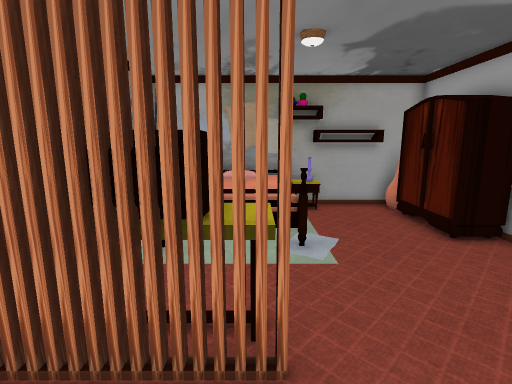
[1] (above)

16 first-person views from a walk through a scene from a Unity 3-D project. The camera is 1.5 m above the floor, tilts 10° down and sees 85° across. The floor is counted in squares, 0.5 m on a side. Each view is taken from the middle of a square. On the plan, view 1 faces up. The plan holds only what a view shows up to about 20 squares ahead; the rest is blank. The player character is not drawn. Some animated figures are not drawn. Some surface patterns are stand-ins.

[2]
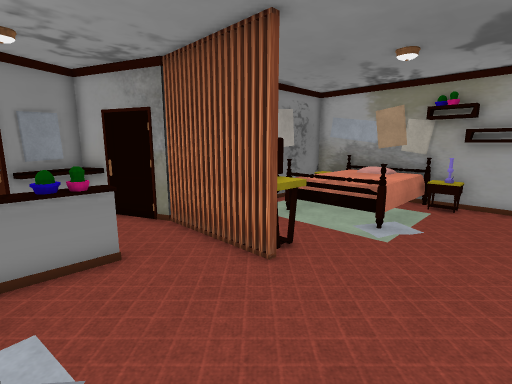

[3]
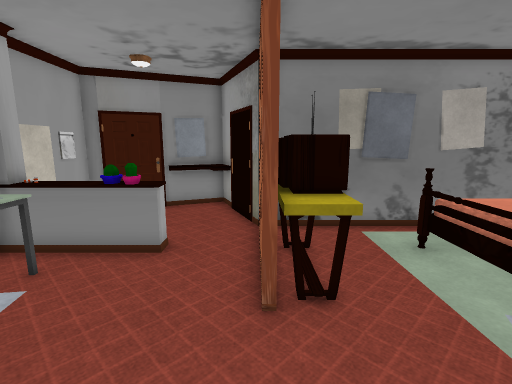

[4]
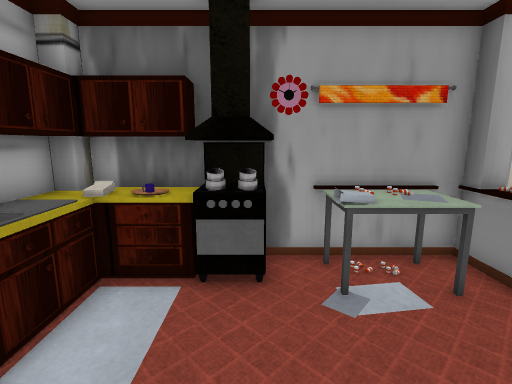

[5]
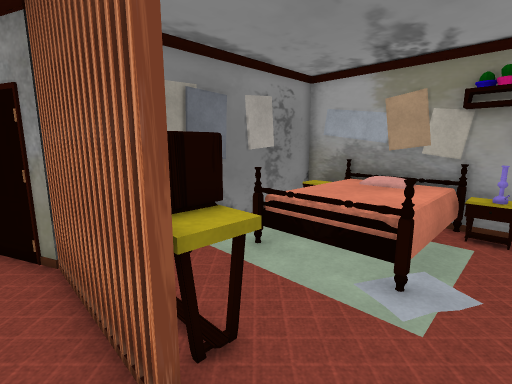

[6]
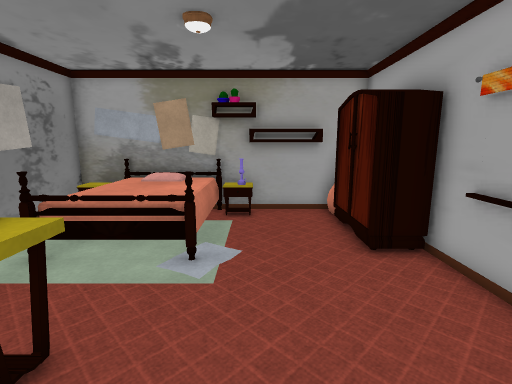

[7]
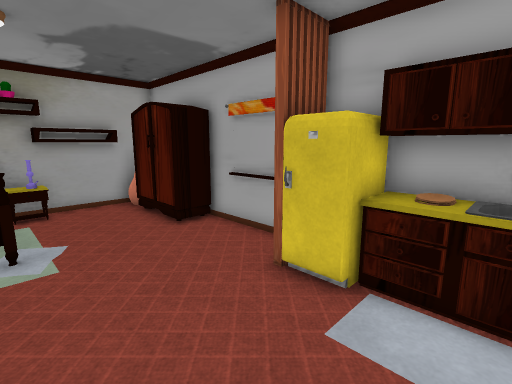

[8]
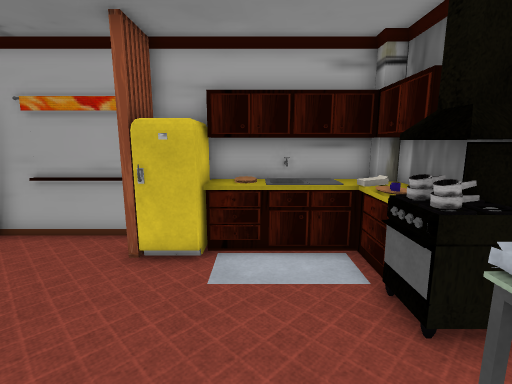

[9]
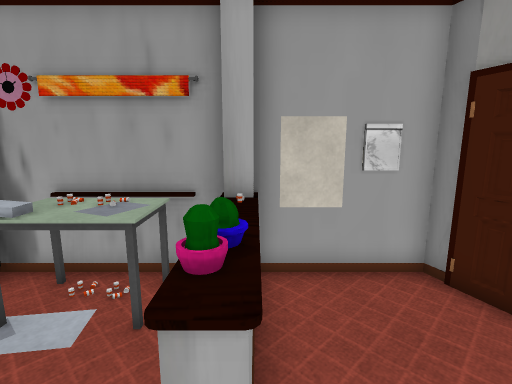

[10]
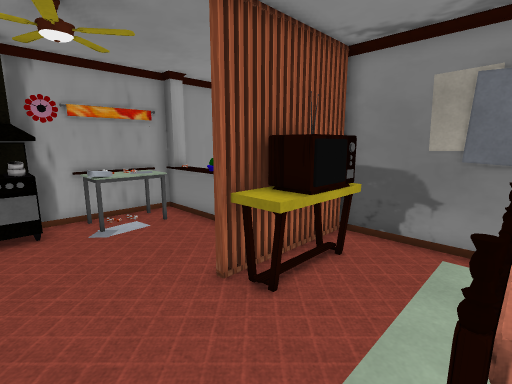

[11]
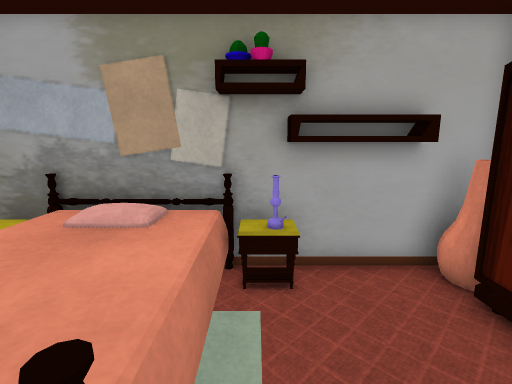

[12]
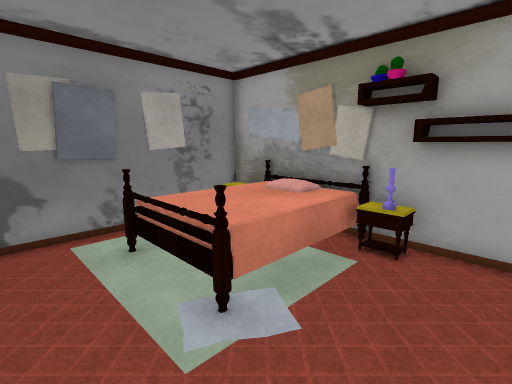

[13]
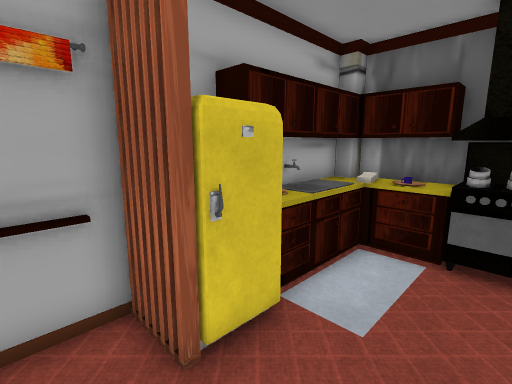

[14]
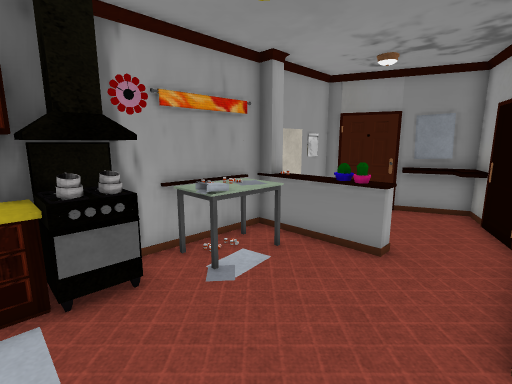

[15]
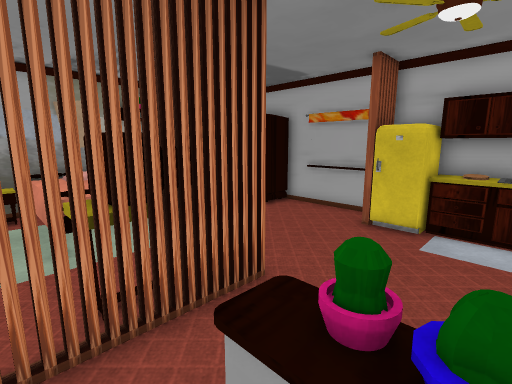

[16]
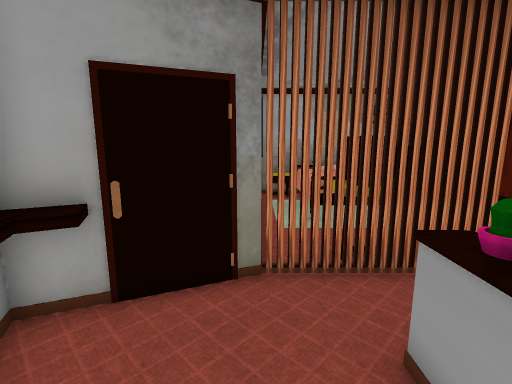

### Floor plan
Key: @ floor where view 1 was taken; # wall or solid block; . floor; ^ raised ledge; P pipe; C cactus; I pillar; O other object.
Columns run from 9 left of view 1 to 8 right of it. Each row starts with its distance up from view 1.
 14     ##############
 13     #OOOOOOPOOOOO
 12     #OOOOOOOO..OO
 11     # OOOOO....O
 10     # OOOOO....O
  9     # OOOOO....O #
  8     #.OOOOO....O #
  7     #........... #
  6     #............#
  5     #.OOOO.......#
  4     #.OOOO...... #
  3    #######.....#O#
  2 ##  ...........OO#
  1 OO.............OO#
  0 #O....CC.@.....OO#
 -1 ##....CC.......OO#
 -2  O....II#^O.OO.OO#
 -3  OO...II#OO.OOOOO#
 -4   ###########OOOI#

Where each view was taken, in squares from view 1:
view 1: 0 up, 0 right, facing up
view 2: 2 down, 5 right, facing up-left
view 3: 3 up, 5 right, facing left
view 4: 3 up, 3 right, facing down
view 5: 2 up, 3 right, facing up-left
view 6: 1 up, 3 right, facing up
view 7: 1 down, 1 right, facing up-right
view 8: 0 up, 1 left, facing right
view 9: 2 up, 3 left, facing down
view 10: 8 up, 4 right, facing down-left
view 11: 7 up, 2 right, facing up
view 12: 5 up, 5 right, facing up-left
view 13: 5 up, 3 right, facing down-right
view 14: 3 up, 5 right, facing down-left
view 15: 1 down, 4 left, facing up-right
view 16: 3 down, 5 left, facing up
